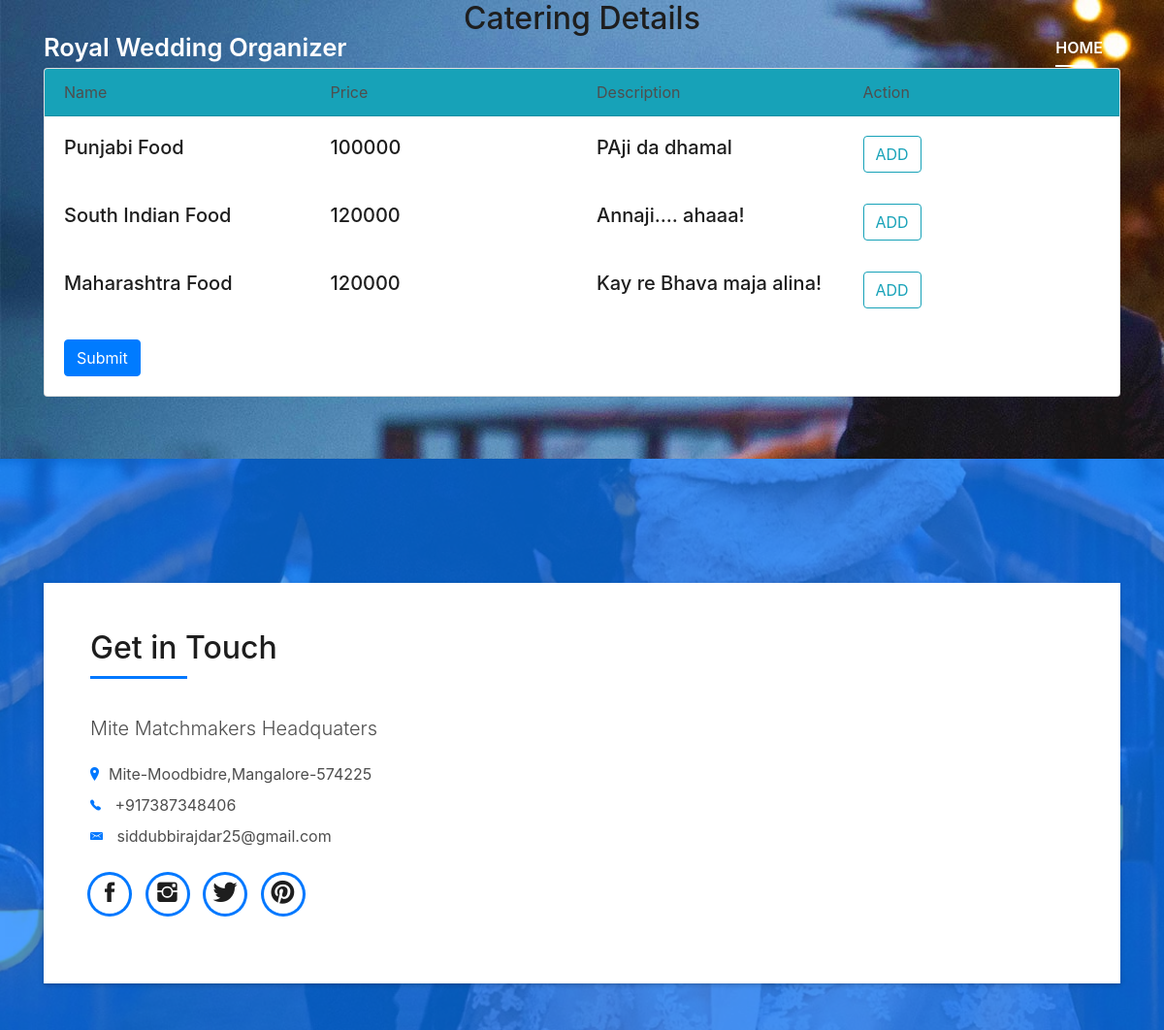
Page /cat.php (signed in) on the committed database.
### tables this page shows
CREATE TABLE `catering` (
  `cid` int(11) NOT NULL,
  `name` varchar(30) NOT NULL,
  `price` varchar(30) NOT NULL,
  `descr` varchar(90) NOT NULL
);

### cat.php (the view, shortened to what this page needs)
<?php
  include('action.php');
?>
<!DOCTYPE html>
<html lang="en">
<head>
  <link href="lib/bootstrap/css/bootstrap.min.css" rel="stylesheet">
  <link href="lib/font-awesome/css/font-awesome.min.css" rel="stylesheet">
  <link href="lib/animate/animate.min.css" rel="stylesheet">
  <link href="lib/ionicons/css/ionicons.min.css" rel="stylesheet">
  <link href="lib/owlcarousel/assets/owl.carousel.min.css" rel="stylesheet">
  <link href="lib/lightbox/css/lightbox.min.css" rel="stylesheet">
  <link href="css/style.css" rel="stylesheet">
</head>
<body id="page-top">
  <nav class="navbar navbar-b navbar-trans navbar-expand-md fixed-top" id="mainNav">
    <div class="container">
      <a class="navbar-brand js-scroll" href="#page-top">Royal Wedding Organizer</a>
      <div class="navbar-collapse collapse justify-content-end" id="navbarDefault">
        <ul class="navbar-nav">
          <li class="nav-item">
            <a class="nav-link js-scroll active" href="profile.php">Home</a>
          </li>
        </ul>
      </div>
    </div>
  </nav>
<div id="#das">
 <h2 class="text-center">Catering Details</h2>
  <br>
   <div class="container">
     <div class="card">
       <div class="card-header bg-info">
         <div class="row">
           <div class="col-md-3">Name</div>
           <div class="col-md-3">Price</div>
           <div class="col-md-3">Description</div>
           <div class="col-md-3">Action</div>
          </div>
        </div>
        <div class="card-body">
         <?php
            if (isset($_SESSION['uname'])) {
              $sql="SELECT * FROM catering";
              $run=mysqli_query($con,$sql);
              while ($row=mysqli_fetch_array($run)) {
                $name=$row['name'];
                $cid=$row['cid'];
                $price=$row['price'];
                $desc=$row['descr'];
                  echo " <div class='row'>
                        <div class='col-md-3'><h5>$name</h5></div>
                        <div class='col-md-3'><h5>$price</h5></div>
                        <div class='col-md-3'><h5>$desc</h5></div>
                        <div class='col-md-3'><h5><div class='btn btn-outline-info add2' rname='$name' rid='$cid'>ADD</div></h5></div>
                        </div><br>";
              }
              echo '<a href="theme.php">
            <input type="submit" name="add1" class="btn btn-primary"/>
        </a>';
            }
          ?>
       </div>
     </div>
   </div>
</div>
  <section class="paralax-mf footer-paralax bg-image sect-mt4 route" style="background-image: url(marriage.jpg)">
    <div class="container">
      <div class="row">
        <div class="col-sm-12">
          <div class="contact-mf">
            <div id="contact" class="box-shadow-full">
              <div class="row">
                <div class="col-md-6">
                  <div class="title-box-2 pt-4 pt-md-0">
                    <h5 class="title-left">
                      Get in Touch
                    </h5>
                  </div>
                  <div class="more-info">
                    <p class="lead">
                      Mite Matchmakers Headquaters
                     </p>
                    <ul class="list-ico">
                      <li><span class="ion-ios-location"></span>Mite-Moodbidre,Mangalore-574225</li>
                      <li><span class="ion-ios-telephone"></span> +917387348406</li>
                      <li><span class="ion-email"></span> siddubbirajdar25@gmail.com</li>
                    </ul>
                  </div>
                  <div class="socials">
                    <ul>
                      <li><a href=""><span class="ico-circle"><i class="ion-social-facebook"></i></span></a></li>
                      <li><a href=""><span class="ico-circle"><i class="ion-social-instagram"></i></span></a></li>
                      <li><a href=""><span class="ico-circle"><i class="ion-social-twitter"></i></span></a></li>
                      <li><a href=""><span class="ico-circle"><i class="ion-social-pinterest"></i></span></a></li>
                    </ul>
                  </div>
                </div>
              </div>
            </div>
          </div>
        </div>
      </div>
    </div>
  </section>
</body>
</html>

### css/style.css (style rules this page uses)
body { background-color: #f5f5f5; color: #4e4e4e; background-image: url("marriage.jpg"); }
h1, h2, h3, h4, h5, h6 { color: #1e1e1e; }
a { color: #1e1e1e; transition: all 0.5s ease-in-out; }
.box-shadow, .paralax-mf, .service-box, .work-box, .card-blog { box-shadow: 0 13px 8px -10px rgba(0, 0, 0, 0.1); }
.bg-image { background-repeat: no-repeat; background-attachment: fixed; background-size: cover; background-position: center center; }
.paralax-mf { position: relative; padding: 8rem 0; }
.sect-mt4 { margin-top: 4rem; }
.title-box-2 { margin-bottom: 3rem; }
.title-left { font-size: 2rem; position: relative; }
.title-left:before { content: ''; position: absolute; height: 3px; background-color: #0078ff; width: 100px; bottom: -12px; }
.box-shadow-full { padding: 3rem 1.25rem; position: relative; background-color: #fff; margin-bottom: 3rem; z-index: 2; box-shadow: 0 1px 1px 0 rgba(0, 0, 0, 0.06), 0 2px 5px 0 rgba(0, 0, 0, 0.2); }
.socials { padding: 1.5rem 0; }
.socials ul li { display: inline-block; }
.socials .ico-circle { height: 40px; width: 40px; font-size: 1.7rem; border-radius: 50%; line-height: 1.4; margin: 0 15px 0 0; box-shadow: 0 0 0 3px #0078ff; transition: all 500ms ease; }
.ul-resect, .socials ul, .list-ico, .blog-wrapper .post-meta ul, .box-comments .list-comments, .widget-sidebar .list-sidebar, .widget-tags ul { list-style: none; padding-left: 0; margin-bottom: 0; }
.list-ico { line-height: 2; }
.list-ico span { color: #0078ff; margin-right: 10px; }
.ico-circle { height: 100px; width: 100px; font-size: 2rem; border-radius: 50%; line-height: 1.55; margin: 0 auto; text-align: center; box-shadow: 0 0 0 10px #0078ff; display: block; }
.navbar-b { transition: all .5s ease-in-out; background-color: transparent; padding-top: 1.563rem; padding-bottom: 1.563rem; }
.navbar-b.navbar-trans .nav-item, .navbar-b.navbar-reduce .nav-item { position: relative; padding-right: 10px; padding-left: 0; }
.navbar-b.navbar-trans .nav-link, .navbar-b.navbar-reduce .nav-link { color: #fff; text-transform: uppercase; font-weight: 600; }
.navbar-b.navbar-trans .nav-link:before, .navbar-b.navbar-reduce .nav-link:before { content: ''; position: absolute; margin-left: 0px; width: 0%; bottom: 0; left: 0; height: 2px; transition: all 500ms ease; }
.navbar-b.navbar-trans .show > .nav-link:before, .navbar-b.navbar-trans .active > .nav-link:before, .navbar-b.navbar-trans .nav-link.show:before, .navbar-b.navbar-trans .nav-link.active:before, .navbar-b.navbar-reduce .show > .nav-link:before, .navbar-b.navbar-reduce .active > .nav-link:before, .navbar-b.navbar-reduce .nav-link.show:before, .navbar-b.navbar-reduce .nav-link.active:before { width: 35px; }
.navbar-b.navbar-trans .nav-link:before { background-color: #fff; }
.navbar-b.navbar-trans .show > .nav-link, .navbar-b.navbar-trans .active > .nav-link, .navbar-b.navbar-trans .nav-link.show, .navbar-b.navbar-trans .nav-link.active { color: #fff; }
.navbar-b .navbar-brand { color: #fff; font-size: 1.6rem; font-weight: 600; }
.footer-paralax { padding: 4rem 0 0 0; }
.contact-mf { margin-top: 4rem; }
@media (min-width: 768px) { .box-shadow-full { padding: 3rem; } }
@media (min-width: 768px) { .navbar-b.navbar-trans .nav-item, .navbar-b.navbar-reduce .nav-item { padding-left: 10px; } }
@media (min-width: 768px) { .navbar-b.navbar-trans .nav-link:before, .navbar-b.navbar-reduce .nav-link:before { margin-left: 18px; } }

### rows in the picture
catering: name "Punjabi Food", price "100000", descr "PAji da dhamal"
catering: name "South Indian Food", price "120000", descr "Annaji.... ahaaa!"
catering: name "Maharashtra Food", price "120000", descr "Kay re Bhava maja alina!"
